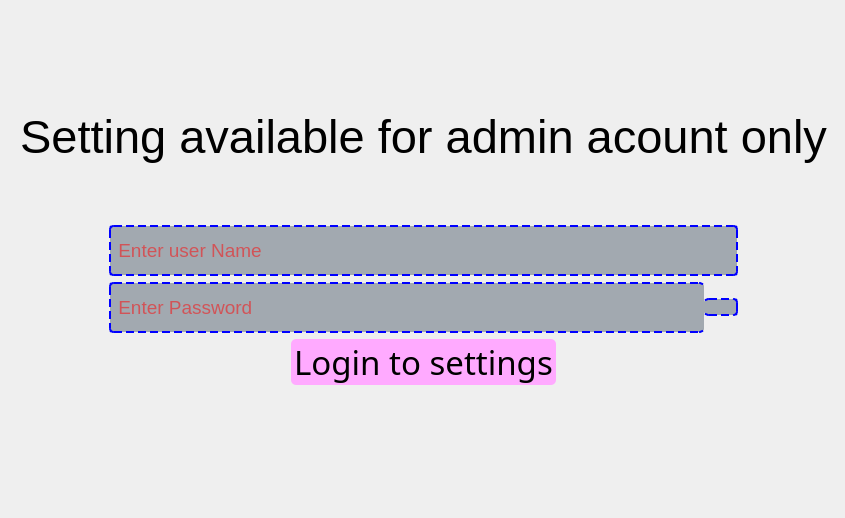
                    <widget class="QWidget" name="page_7">
                     <layout class="QHBoxLayout" name="horizontalLayout_16">
                      <property name="topMargin">
                       <number>4</number>
                      </property>
                      <property name="rightMargin">
                       <number>9</number>
                      </property>
                      <item>
                       <widget class="QStackedWidget" name="stackedWidget_2">
                        <property name="styleSheet">
                         <string notr="true">border-radius:none;</string>
                        </property>
                        <property name="currentIndex">
                         <number>0</number>
                        </property>
                        <widget class="QWidget" name="page_2">
                         <layout class="QVBoxLayout" name="verticalLayout_12">
                          <property name="bottomMargin">
                           <number>122</number>
                          </property>
                          <item>
                           <layout class="QGridLayout" name="gridLayout_4">
                            <item row="0" column="0">
                             <layout class="QGridLayout" name="gridLayout_2">
                              <item row="0" column="0">
                               <widget class="QLabel" name="label_10">
                                <property name="minimumSize">
                                 <size>
                                  <width>0</width>
                                  <height>150</height>
                                 </size>
                                </property>
                                <property name="font">
                                 <font>
                                  <pointsize>35</pointsize>
                                 </font>
                                </property>
                                <property name="styleSheet">
                                 <string notr="true">background-color:rgba(0,0,0,0);</string>
                                </property>
                                <property name="text">
                                 <string>Setting available for admin acount only</string>
                                </property>
                                <property name="alignment">
                                 <set>Qt::AlignBottom|Qt::AlignHCenter</set>
                                </property>
                               </widget>
                              </item>
                              <item row="1" column="0">
                               <widget class="QFrame" name="frame_13">
                                <property name="minimumSize">
                                 <size>
                                  <width>0</width>
                                  <height>50</height>
                                 </size>
                                </property>
                                <property name="maximumSize">
                                 <size>
                                  <width>16777215</width>
                                  <height>100</height>
                                 </size>
                                </property>
                                <property name="frameShape">
                                 <enum>QFrame::StyledPanel</enum>
                                </property>
                                <property name="frameShadow">
                                 <enum>QFrame::Raised</enum>
                                </property>
                               </widget>
                              </item>
                              <item row="2" column="0">
                               <layout class="QGridLayout" name="gridLayout">
                                <item row="0" column="0" rowspan="2">
                                 <widget class="QFrame" name="frame_11">
                                  <property name="minimumSize">
                                   <size>
                                    <width>83</width>
                                    <height>0</height>
                                   </size>
                                  </property>
                                  <property name="frameShape">
                                   <enum>QFrame::StyledPanel</enum>
                                  </property>
                                  <property name="frameShadow">
                                   <enum>QFrame::Raised</enum>
                                  </property>
                                 </widget>
                                </item>
                                <item row="0" column="1">
                                 <widget class="QLineEdit" name="lineEdit_2">
                                  <property name="minimumSize">
                                   <size>
                                    <width>0</width>
                                    <height>51</height>
                                   </size>
                                  </property>
                                  <property name="font">
                                   <font>
                                    <pointsize>14</pointsize>
                                   </font>
                                  </property>
                                  <property name="styleSheet">
                                   <string notr="true">border-radius:4px;
background-color:rgba(44,62,80,100);
border:2px dashed blue;
color:red;</string>
                                  </property>
                                  <property name="placeholderText">
                                   <string> Enter user Name</string>
                                  </property>
                                 </widget>
                                </item>
                                <item row="0" column="2" rowspan="2">
                                 <widget class="QFrame" name="frame_12">
                                  <property name="minimumSize">
                                   <size>
                                    <width>83</width>
                                    <height>0</height>
                                   </size>
                                  </property>
                                  <property name="frameShape">
                                   <enum>QFrame::StyledPanel</enum>
                                  </property>
                                  <property name="frameShadow">
                                   <enum>QFrame::Raised</enum>
                                  </property>
                                 </widget>
                                </item>
                                <item row="1" column="1">
                                 <layout class="QHBoxLayout" name="horizontalLayout_12">
                                  <property name="spacing">
                                   <number>0</number>
                                  </property>
                                  <item>
                                   <widget class="QLineEdit" name="lineEdit_3">
                                    <property name="minimumSize">
                                     <size>
                                      <width>0</width>
                                      <height>51</height>
                                     </size>
                                    </property>
                                    <property name="font">
                                     <font>
                                      <pointsize>14</pointsize>
                                     </font>
                                    </property>
                                    <property name="styleSheet">
                                     <string notr="true">border-radius:4px;
background-color:rgba(44,62,80,100);
border:2px dashed blue;
border-right:none;
color:red;</string>
                                    </property>
                                    <property name="echoMode">
                                     <enum>QLineEdit::Password</enum>
                                    </property>
                                    <property name="placeholderText">
                                     <string> Enter Password</string>
                                    </property>
                                   </widget>
                                  </item>
                                  <item>
                                   <widget class="QPushButton" name="pushButton_16">
                                    <property name="styleSheet">
                                     <string notr="true">border-radius:4px;
background-color:rgba(44,62,80,100);
border:2px dashed blue;
border-left:none;
color:red;</string>
                                    </property>
                                    <property name="text">
                                     <string/>
                                    </property>
                                    <property name="icon">
                                     <iconset>
                                      <normaloff>../../my projects/Hotel Management System/images/show-password-icon-18.png</normaloff>../../my projects/Hotel Management System/images/show-password-icon-18.png</iconset>
                                    </property>
                                    <property name="iconSize">
                                     <size>
                                      <width>50</width>
                                      <height>50</height>
                                     </size>
                                    </property>
                                    <property name="checkable">
                                     <bool>true</bool>
                                    </property>
                                    <property name="flat">
                                     <bool>true</bool>
                                    </property>
                                   </widget>
                                  </item>
                                 </layout>
                                </item>
                               </layout>
                              </item>
                             </layout>
                            </item>
                            <item row="1" column="0">
                             <layout class="QGridLayout" name="gridLayout_3">
                              <property name="horizontalSpacing">
                               <number>6</number>
                              </property>
                              <property name="verticalSpacing">
                               <number>0</number>
                              </property>
                              <item row="0" column="0">
                               <widget class="QFrame" name="frame_14">
                                <property name="frameShape">
                                 <enum>QFrame::StyledPanel</enum>
                                </property>
                                <property name="frameShadow">
                                 <enum>QFrame::Raised</enum>
                                </property>
                               </widget>
                              </item>
                              <item row="0" column="1">
                               <widget class="QPushButton" name="pushButton_15">
                                <property name="font">
                                 <font>
                                  <family>Segoe Script</family>
                                  <pointsize>25</pointsize>
                                  <weight>50</weight>
                                  <italic>false</italic>
                                  <bold>false</bold>
                                 </font>
                                </property>
                                <property name="styleSheet">
                                 <string notr="true">QPushButton{
font: 25pt &quot;Segoe Script&quot;;
background-color: rgb(255, 170, 255);
border-radius:5px;
}
QPushButton::hover{
color:blue;
border-radius:20px;
}
QPushButton::pressed{
background-color:rgb(255, 85, 127);
border-radius:15px;
}</string>
                                </property>
                                <property name="text">
                                 <string>Login to settings</string>
                                </property>
                               </widget>
                              </item>
                              <item row="0" column="2">
                               <widget class="QFrame" name="frame_15">
                                <property name="frameShape">
                                 <enum>QFrame::StyledPanel</enum>
                                </property>
                                <property name="frameShadow">
                                 <enum>QFrame::Raised</enum>
                                </property>
                               </widget>
                              </item>
                             </layout>
                            </item>
                           </layout>
                          </item>
                         </layout>
                        </widget>
                        <widget class="QWidget" name="page_9"/>
                       </widget>
                      </item>
                     </layout>
                    </widget>
